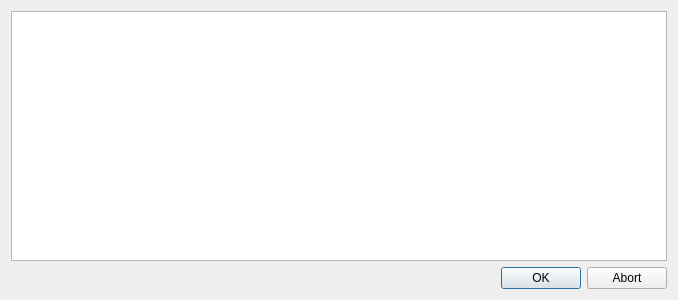
<?xml version="1.0" encoding="UTF-8"?>
<ui version="4.0">
 <class>ScheduleManagerInfoDialog</class>
 <widget class="QDialog" name="ScheduleManagerInfoDialog">
  <property name="geometry">
   <rect>
    <x>0</x>
    <y>0</y>
    <width>678</width>
    <height>300</height>
   </rect>
  </property>
  <property name="windowTitle">
   <string notr="true"/>
  </property>
  <layout class="QVBoxLayout" name="verticalLayout">
   <item>
    <widget class="QTreeView" name="treeView">
     <property name="alternatingRowColors">
      <bool>true</bool>
     </property>
     <property name="rootIsDecorated">
      <bool>false</bool>
     </property>
     <property name="itemsExpandable">
      <bool>false</bool>
     </property>
     <property name="wordWrap">
      <bool>true</bool>
     </property>
     <property name="expandsOnDoubleClick">
      <bool>false</bool>
     </property>
    </widget>
   </item>
   <item>
    <widget class="QDialogButtonBox" name="buttonBox">
     <property name="orientation">
      <enum>Qt::Horizontal</enum>
     </property>
     <property name="standardButtons">
      <set>QDialogButtonBox::Abort|QDialogButtonBox::Ok</set>
     </property>
    </widget>
   </item>
  </layout>
 </widget>
 <resources/>
 <connections>
  <connection>
   <sender>buttonBox</sender>
   <signal>accepted()</signal>
   <receiver>ScheduleManagerInfoDialog</receiver>
   <slot>accept()</slot>
   <hints>
    <hint type="sourcelabel">
     <x>248</x>
     <y>254</y>
    </hint>
    <hint type="destinationlabel">
     <x>157</x>
     <y>274</y>
    </hint>
   </hints>
  </connection>
  <connection>
   <sender>buttonBox</sender>
   <signal>rejected()</signal>
   <receiver>ScheduleManagerInfoDialog</receiver>
   <slot>reject()</slot>
   <hints>
    <hint type="sourcelabel">
     <x>316</x>
     <y>260</y>
    </hint>
    <hint type="destinationlabel">
     <x>286</x>
     <y>274</y>
    </hint>
   </hints>
  </connection>
 </connections>
</ui>
